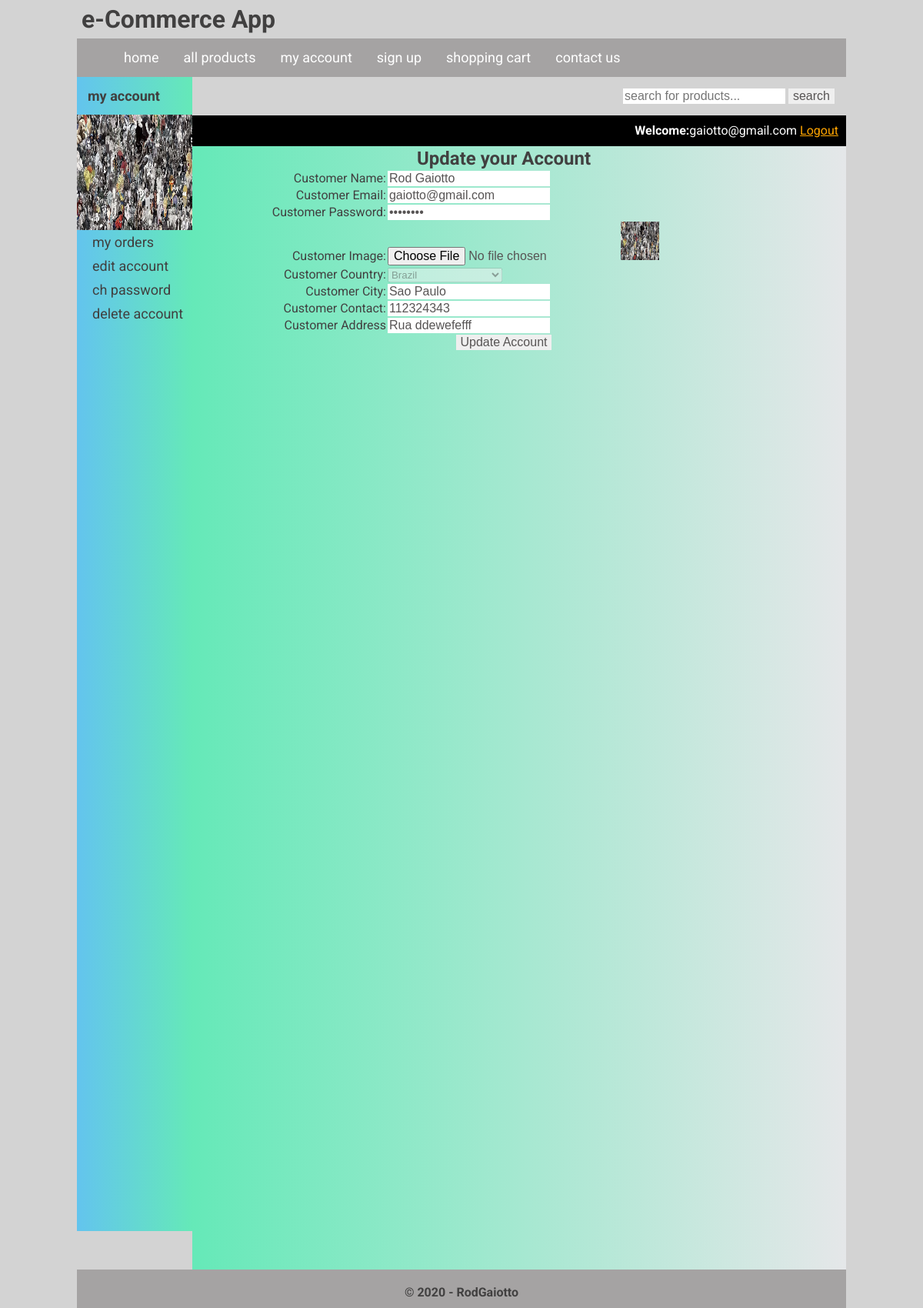
The app's page /customer/my_account.php?edit_account (signed in) with its own data.
### tables this page shows
CREATE TABLE `customers` (
  `customer_id` int(10) NOT NULL,
  `customer_ip` varchar(255) NOT NULL,
  `customer_name` text NOT NULL,
  `customer_email` varchar(100) NOT NULL,
  `customer_pass` varchar(100) NOT NULL,
  `customer_country` text NOT NULL,
  `customer_city` text NOT NULL,
  `customer_contact` varchar(255) NOT NULL,
  `customer_address` text NOT NULL,
  `customer_image` text NOT NULL
);

### customer/edit_account.php (the view, shortened to what this page needs)
<?php
		include("includes/db.php");
		$user = $_SESSION['customer_email'];
		$get_customer = "select * from customers where customer_email='$user'";
		$run_customer = mysqli_query($con, $get_customer);
		$row_customer = mysqli_fetch_array($run_customer);
		$name = $row_customer['customer_name'];
		$email = $row_customer['customer_email'];
		$pass = $row_customer['customer_pass'];
		$country = $row_customer['customer_country'];
		$city = $row_customer['customer_city'];
		$contact = $row_customer['customer_contact'];
		$address= $row_customer['customer_address'];
		$image = $row_customer['customer_image'];
?>
<form action="" method="post" enctype="multipart/form-data">
			<table align="center" width="750">
				<tr align="center">
					<td colspan="6"><h2>Update your Account</h2></td>
				</tr>
				<tr>
					<td align="right">Customer Name:</td>
					<td><input type="text" name="c_name" value="<?php echo $name;?>" required/></td>
				</tr>
				<tr>
					<td align="right">Customer Email:</td>
					<td><input type="text" name="c_email" value="<?php echo $email;?>" required/></td>
				</tr>
				<tr>
					<td align="right">Customer Password:</td>
					<td><input type="password" name="c_pass" value="<?php echo $pass;?>" required/></td>
				</tr>
				<tr>
					<td align="right">Customer Image:</td>
					<td><input type="file" name="c_image"/><img src="customer_images/<?php echo $image; ?>" width="50" height="50"/></td>
				</tr>
				<tr>
					<td align="right">Customer Country:</td>
					<td>
					<select name="c_country" disabled>
						<option><?php echo $country; ?></option>
					</select>
					</td>
				</tr>
				<tr>
					<td align="right">Customer City:</td>
					<td><input type="text" name="c_city" value="<?php echo $city;?>"/></td>
				</tr>
				<tr>
					<td align="right">Customer Contact:</td>
					<td><input type="text" name="c_contact" value="<?php echo $contact;?>"/></td>
				</tr>
				<tr>
					<td align="right">Customer Address</td>
					<td><input type="text" name="c_address" value="<?php echo $address;?>"/></td>
				</tr>
			<tr align="center">
				<td colspan="6"><input type="submit" name="update" value="Update Account" /></td>
			</tr>
			</table>
		</form>

### customer/my_account.php (shortened to what this page needs)
<!DOCTYPE>
<?php
include("../functions/functions.php");
?>
<?php
                        if(!isset($_SESSION['customer_email'])){
                            echo "<a href='../checkout.php' style='color:orange;'>Login</a>";
                            }
                            else {
                    ?>
<html>
    <head>
        <link rel="stylesheet" href="styles/style.css" media="all" >
    </head>
<body>
<div class="main_wrapper">
    <div class="header_wrapper">
        <h1>e-Commerce App</h1>
    </div>
    <div class="menubar">
        <ul id="menu">
            <li><a href="../index.php">home</a></li>
            <li><a href="../all_products.php">all products</a></li>
            <li><a href="../customer/my_account.php">my account</a></li>
            <li><a href="#">sign up</a></li>
            <li><a href="../cart.php">shopping cart</a></li>
            <li><a href="#">contact us</a></li>
        </ul>
        <div id="form">
            <form method="get" action="results.php" enctype="multipart/form-data">
                <input type="text" name="user_query" placeholder="search for products...">
                <input type="submit" name="search" value="search" >
            </form>
        </div>
    </div>
    <div class="content_wrapper">
        <div id="sidebar">
            <div id="sidebar_title">my account</div>
                <ul id="cats">
                <?php
				$user = $_SESSION['customer_email'];
				$get_img = "select * from customers where customer_email='$user'";
				$run_img = mysqli_query($con, $get_img);
				$row_img = mysqli_fetch_array($run_img);
				$c_image = $row_img['customer_image'];
				echo "<p style='text-align:center;'><img src='customer_images/$c_image' width='150' height='150'/></p>";
				?>
                <li><a href="my_account.php?my_orders">my orders</a></li>
                <li><a href="my_account.php?edit_account">edit account</a></li>
                <li><a href="my_account.php?change_pass">ch password</a></li>
                <li><a href="my_account.php?delete_account">delete account</a></li>
                </ul>
        </div>
        <div id="content_area">
            <div id="shopping_cart">
                <span style="float:right;margin-right:10px;margin-top:10px">
                <?php
					if(isset($_SESSION['customer_email'])){
					echo "<b>Welcome:</b>" . $_SESSION['customer_email'] ;
                    }
				?>
                       <?php
                        if(!isset($_SESSION['customer_email'])){
                            echo "<a href='../checkout.php' style='color:orange;'>Login</a>";
                            }
                            else {
                            echo "<a href='../logout.php' style='color:orange;'>Logout</a>";
                            }
                    ?>
                </span>
            </div>
            <div id="products_box">
				<?php
				if(isset($_GET['edit_account'])){
				include("edit_account.php");
				}
            }
				?>
            </div>
        </div>
    </div>
    <div id="footer">
    <h4 style="text-align:center; padding-top:20px;">&copy; 2020 - RodGaiotto</h4>
    </div>
</div>
</body>
</html>

### customer/styles/style.css (style rules this page uses)
html, body, div, span, applet, object, iframe, h1, h2, h3, h4, h5, h6, p, blockquote, pre, a, abbr, acronym, address, big, cite, code, del, dfn, em, img, ins, kbd, q, s, samp, small, strike, strong, sub, sup, tt, var, b, u, i, center, dl, dt, dd, ol, ul, li, fieldset, form, label, legend, table, caption, tbody, tfoot, thead, tr, th, td, article, aside, canvas, details, embed, figure, figcaption, footer, header, hgroup, menu, nav, output, ruby, section, summary, time, mark, audio, video { margin: 0; padding: 0; border: 0; vertical-align: baseline; }
h1 { padding: 6px; }
body { background: lightgray; font-family: 'Roboto', sans-serif; color: rgb(65, 64, 64); }
.main_wrapper { width: 1000px; height: auto; margin: auto; }
.header_wrapper { width: 1000px; height: 50px; margin: auto; }
.menubar { width: 1000px; height: 50px; background: rgb(165, 163, 163); color: white; }
#menu { padding: 7; margin: 0; margin-left: 40px; line-height: 35px; float: left; }
#menu li { list-style: none; display: inline; }
#menu a { text-decoration: none; padding: 8px; margin: 6px; font-size: 18px; color: white; }
#form { float: right; padding: 15px; }
input { border: 0; font-size: 16px; color: rgb(87, 84, 84) ; }
.content_wrapper { width: 1000px; margin: auto; background: rgb(255, 255, 255); }
#content_area { width: 850px; height: 1500px; float: right; background: linear-gradient(90deg, rgb(101, 233, 184) 0%, rgb(229, 231, 233) 100%, rgba(0,255,168,0) 100%); }
#sidebar { width: 150px; height: 1500px; background: linear-gradient(90deg, rgb(99, 196, 238) 0%, rgb(101, 233, 184) 100%, rgba(0,255,168,0) 100%); float: left; }
#sidebar_title { font-size: 18px; padding: 14px; font-weight: bolder; }
#cats li { list-style: none; padding: 5px; }
#cats a { text-decoration: none; margin-left: 15px; font-size: 18px; color: rgb(65, 64, 64); }
#products_box { width: 780px; text-align: center; margin-left: 30px; margin-bottom: 10px; }
#shopping_cart { width: 850px; height: 40px; background: black; color: white; }
#footer { width: 1000px; height: 50px; background: rgb(165, 163, 163) ; clear: both; }

### records on screen
customers: customer_image (picture), c_name "Rod Gaiotto", c_email "gaiotto@gmail.com", c_country "Brazil", c_city "Sao Paulo", c_contact "112324343", c_address "Rua ddewefefff"

### other values on screen
$_SESSION['customer_email'] "gaiotto@gmail.com"
